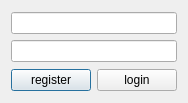
<?xml version="1.0" encoding="UTF-8"?>
<ui version="4.0">
 <class>Login</class>
 <widget class="QDialog" name="Login">
  <property name="geometry">
   <rect>
    <x>0</x>
    <y>0</y>
    <width>186</width>
    <height>103</height>
   </rect>
  </property>
  <property name="windowTitle">
   <string>Dialog</string>
  </property>
  <layout class="QGridLayout" name="gridLayout">
   <item row="0" column="0">
    <layout class="QVBoxLayout" name="verticalLayout">
     <item>
      <widget class="QLineEdit" name="nameCmBox"/>
     </item>
     <item>
      <widget class="QLineEdit" name="passwdLineEdit"/>
     </item>
    </layout>
   </item>
   <item row="1" column="0">
    <layout class="QHBoxLayout" name="horizontalLayout">
     <item>
      <widget class="QPushButton" name="regBtn">
       <property name="text">
        <string>register</string>
       </property>
      </widget>
     </item>
     <item>
      <widget class="QPushButton" name="loginBtn">
       <property name="text">
        <string>login</string>
       </property>
      </widget>
     </item>
    </layout>
   </item>
  </layout>
 </widget>
 <resources/>
 <connections/>
</ui>
